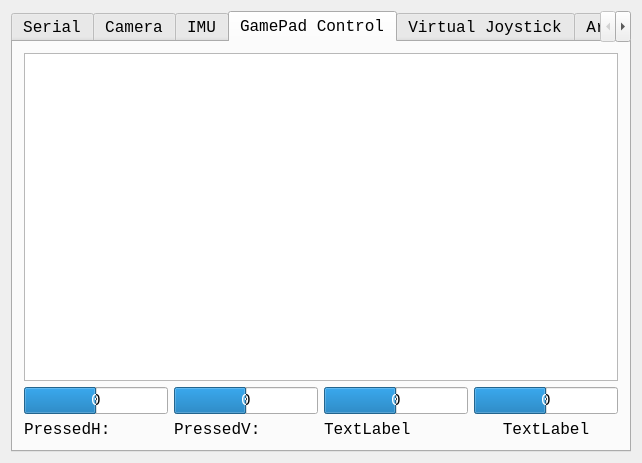
<?xml version="1.0" encoding="UTF-8"?>
<ui version="4.0">
 <class>MainWindow</class>
 <widget class="QMainWindow" name="MainWindow">
  <property name="geometry">
   <rect>
    <x>0</x>
    <y>0</y>
    <width>642</width>
    <height>463</height>
   </rect>
  </property>
  <property name="windowTitle">
   <string>HardwareFullTest</string>
  </property>
  <property name="windowIcon">
   <iconset resource="rs.qrc">
    <normaloff>:/Chip.png</normaloff>:/Chip.png</iconset>
  </property>
  <property name="styleSheet">
   <string notr="true"/>
  </property>
  <widget class="QWidget" name="centralWidget">
   <layout class="QGridLayout" name="gridLayout_2">
    <item row="0" column="0">
     <widget class="QTabWidget" name="tabWidget">
      <property name="font">
       <font>
        <family>Consolas</family>
        <pointsize>12</pointsize>
       </font>
      </property>
      <property name="layoutDirection">
       <enum>Qt::LeftToRight</enum>
      </property>
      <property name="autoFillBackground">
       <bool>false</bool>
      </property>
      <property name="styleSheet">
       <string notr="true"/>
      </property>
      <property name="currentIndex">
       <number>3</number>
      </property>
      <widget class="QWidget" name="tab">
       <attribute name="title">
        <string>Serial</string>
       </attribute>
       <layout class="QGridLayout" name="gridLayout">
        <item row="0" column="1">
         <widget class="QLabel" name="label_7">
          <property name="font">
           <font>
            <family>Consolas</family>
            <pointsize>12</pointsize>
           </font>
          </property>
          <property name="styleSheet">
           <string notr="true"/>
          </property>
          <property name="text">
           <string>Serial Ports</string>
          </property>
          <property name="alignment">
           <set>Qt::AlignCenter</set>
          </property>
         </widget>
        </item>
        <item row="2" column="2">
         <spacer name="horizontalSpacer_2">
          <property name="styleSheet">
           <string>background-color: rgb(255, 255, 255);</string>
          </property>
          <property name="orientation">
           <enum>Qt::Horizontal</enum>
          </property>
          <property name="sizeType">
           <enum>QSizePolicy::Minimum</enum>
          </property>
          <property name="sizeHint" stdset="0">
           <size>
            <width>160</width>
            <height>20</height>
           </size>
          </property>
         </spacer>
        </item>
        <item row="2" column="0">
         <spacer name="horizontalSpacer">
          <property name="styleSheet">
           <string>background-color: rgb(255, 255, 255);</string>
          </property>
          <property name="orientation">
           <enum>Qt::Horizontal</enum>
          </property>
          <property name="sizeType">
           <enum>QSizePolicy::Minimum</enum>
          </property>
          <property name="sizeHint" stdset="0">
           <size>
            <width>160</width>
            <height>20</height>
           </size>
          </property>
         </spacer>
        </item>
        <item row="2" column="1">
         <layout class="QVBoxLayout" name="verticalLayout_3">
          <item>
           <widget class="QComboBox" name="cb_serial">
            <property name="font">
             <font>
              <family>Consolas</family>
              <pointsize>12</pointsize>
             </font>
            </property>
            <property name="styleSheet">
             <string notr="true"/>
            </property>
           </widget>
          </item>
          <item>
           <widget class="QComboBox" name="cb_baudrate">
            <property name="font">
             <font>
              <family>Consolas</family>
              <pointsize>12</pointsize>
             </font>
            </property>
            <property name="styleSheet">
             <string notr="true"/>
            </property>
           </widget>
          </item>
          <item>
           <widget class="QPushButton" name="bt_open">
            <property name="enabled">
             <bool>true</bool>
            </property>
            <property name="font">
             <font>
              <family>Consolas</family>
              <pointsize>12</pointsize>
              <weight>50</weight>
              <bold>false</bold>
             </font>
            </property>
            <property name="styleSheet">
             <string notr="true"/>
            </property>
            <property name="text">
             <string>Open Serial</string>
            </property>
            <property name="autoDefault">
             <bool>false</bool>
            </property>
            <property name="default">
             <bool>true</bool>
            </property>
            <property name="flat">
             <bool>false</bool>
            </property>
           </widget>
          </item>
          <item>
           <widget class="QPushButton" name="bt_close">
            <property name="font">
             <font>
              <family>Consolas</family>
              <pointsize>12</pointsize>
             </font>
            </property>
            <property name="styleSheet">
             <string notr="true"/>
            </property>
            <property name="text">
             <string>Close Serial</string>
            </property>
           </widget>
          </item>
          <item>
           <widget class="QPushButton" name="refresh_bt">
            <property name="font">
             <font>
              <family>Consolas</family>
              <pointsize>12</pointsize>
             </font>
            </property>
            <property name="styleSheet">
             <string notr="true"/>
            </property>
            <property name="text">
             <string>Refresh</string>
            </property>
           </widget>
          </item>
          <item>
           <widget class="QPushButton" name="bt_clear">
            <property name="font">
             <font>
              <family>Consolas</family>
              <pointsize>12</pointsize>
             </font>
            </property>
            <property name="styleSheet">
             <string notr="true"/>
            </property>
            <property name="text">
             <string>Clear</string>
            </property>
           </widget>
          </item>
         </layout>
        </item>
        <item row="1" column="1">
         <widget class="QPlainTextEdit" name="txt_receber">
          <property name="styleSheet">
           <string notr="true">background-color: rgb(255, 255, 255);</string>
          </property>
         </widget>
        </item>
       </layout>
      </widget>
      <widget class="QWidget" name="tab_15">
       <attribute name="title">
        <string>Camera</string>
       </attribute>
      </widget>
      <widget class="QWidget" name="tab_2">
       <attribute name="title">
        <string>IMU</string>
       </attribute>
       <layout class="QHBoxLayout" name="horizontalLayout_2">
        <item>
         <layout class="QVBoxLayout" name="verticalLayout_2">
          <item>
           <widget class="QLabel" name="label_4">
            <property name="text">
             <string>Yaw</string>
            </property>
            <property name="alignment">
             <set>Qt::AlignCenter</set>
            </property>
           </widget>
          </item>
          <item>
           <widget class="QLineEdit" name="tb_yaw_2">
            <property name="sizePolicy">
             <sizepolicy hsizetype="Minimum" vsizetype="Minimum">
              <horstretch>0</horstretch>
              <verstretch>0</verstretch>
             </sizepolicy>
            </property>
            <property name="text">
             <string>0</string>
            </property>
            <property name="alignment">
             <set>Qt::AlignCenter</set>
            </property>
           </widget>
          </item>
          <item>
           <widget class="QLabel" name="label_5">
            <property name="text">
             <string>Pitch</string>
            </property>
            <property name="alignment">
             <set>Qt::AlignCenter</set>
            </property>
           </widget>
          </item>
          <item>
           <widget class="QLineEdit" name="tb_pitch_2">
            <property name="sizePolicy">
             <sizepolicy hsizetype="Minimum" vsizetype="Fixed">
              <horstretch>0</horstretch>
              <verstretch>0</verstretch>
             </sizepolicy>
            </property>
            <property name="text">
             <string>0</string>
            </property>
            <property name="alignment">
             <set>Qt::AlignCenter</set>
            </property>
           </widget>
          </item>
          <item>
           <widget class="QLabel" name="label_6">
            <property name="text">
             <string>Roll</string>
            </property>
            <property name="alignment">
             <set>Qt::AlignCenter</set>
            </property>
           </widget>
          </item>
          <item>
           <widget class="QLineEdit" name="tb_roll_2">
            <property name="sizePolicy">
             <sizepolicy hsizetype="Minimum" vsizetype="Fixed">
              <horstretch>0</horstretch>
              <verstretch>0</verstretch>
             </sizepolicy>
            </property>
            <property name="text">
             <string>0</string>
            </property>
            <property name="alignment">
             <set>Qt::AlignCenter</set>
            </property>
           </widget>
          </item>
          <item>
           <widget class="QPushButton" name="bt_setRot_2">
            <property name="text">
             <string>Set Rotation</string>
            </property>
           </widget>
          </item>
          <item>
           <widget class="QPushButton" name="bt_calibrate">
            <property name="text">
             <string>Calibrate</string>
            </property>
           </widget>
          </item>
          <item>
           <spacer name="verticalSpacer_2">
            <property name="orientation">
             <enum>Qt::Vertical</enum>
            </property>
            <property name="sizeHint" stdset="0">
             <size>
              <width>20</width>
              <height>40</height>
             </size>
            </property>
           </spacer>
          </item>
          <item>
           <widget class="QPushButton" name="pushButton_2">
            <property name="text">
             <string>Quit</string>
            </property>
           </widget>
          </item>
         </layout>
        </item>
        <item>
         <widget class="GLWidget" name="widget" native="true">
          <property name="sizePolicy">
           <sizepolicy hsizetype="Expanding" vsizetype="Expanding">
            <horstretch>0</horstretch>
            <verstretch>0</verstretch>
           </sizepolicy>
          </property>
         </widget>
        </item>
       </layout>
      </widget>
      <widget class="QWidget" name="tab_3">
       <attribute name="title">
        <string>GamePad Control</string>
       </attribute>
       <layout class="QGridLayout" name="gridLayout_3">
        <item row="8" column="0">
         <layout class="QHBoxLayout" name="horizontalLayout_3">
          <item>
           <widget class="QLabel" name="lb_horizontal">
            <property name="text">
             <string>PressedH:</string>
            </property>
           </widget>
          </item>
          <item>
           <widget class="QLabel" name="lb_vertical">
            <property name="text">
             <string>PressedV:</string>
            </property>
           </widget>
          </item>
          <item>
           <widget class="QLabel" name="label">
            <property name="text">
             <string>TextLabel</string>
            </property>
           </widget>
          </item>
          <item>
           <widget class="QLabel" name="serialLB">
            <property name="text">
             <string>TextLabel</string>
            </property>
            <property name="alignment">
             <set>Qt::AlignCenter</set>
            </property>
           </widget>
          </item>
         </layout>
        </item>
        <item row="7" column="0">
         <layout class="QHBoxLayout" name="horizontalLayout">
          <item>
           <widget class="QProgressBar" name="LjoyX">
            <property name="minimum">
             <number>-32767</number>
            </property>
            <property name="maximum">
             <number>32767</number>
            </property>
            <property name="value">
             <number>0</number>
            </property>
            <property name="format">
             <string>%v</string>
            </property>
           </widget>
          </item>
          <item>
           <widget class="QProgressBar" name="LjoyY">
            <property name="minimum">
             <number>-32767</number>
            </property>
            <property name="maximum">
             <number>32767</number>
            </property>
            <property name="value">
             <number>0</number>
            </property>
            <property name="format">
             <string>%v</string>
            </property>
           </widget>
          </item>
          <item>
           <widget class="QProgressBar" name="RjoyX">
            <property name="minimum">
             <number>-32767</number>
            </property>
            <property name="maximum">
             <number>32767</number>
            </property>
            <property name="value">
             <number>0</number>
            </property>
            <property name="format">
             <string>%v</string>
            </property>
           </widget>
          </item>
          <item>
           <widget class="QProgressBar" name="RjoyY">
            <property name="minimum">
             <number>-32767</number>
            </property>
            <property name="maximum">
             <number>32767</number>
            </property>
            <property name="value">
             <number>0</number>
            </property>
            <property name="format">
             <string>%v</string>
            </property>
           </widget>
          </item>
         </layout>
        </item>
        <item row="0" column="0">
         <widget class="QGraphicsView" name="graphicsView">
          <property name="styleSheet">
           <string notr="true">background-image: url(:/Gamepad.png);
background-repeat: no-repeat;
background-position: center;
</string>
          </property>
         </widget>
        </item>
       </layout>
      </widget>
      <widget class="QWidget" name="tab_4">
       <attribute name="title">
        <string>Virtual Joystick</string>
       </attribute>
       <layout class="QGridLayout" name="gridLayout_4">
        <item row="0" column="0">
         <widget class="QGraphicsView" name="graphicsViewJoy">
          <property name="sizePolicy">
           <sizepolicy hsizetype="Expanding" vsizetype="Expanding">
            <horstretch>0</horstretch>
            <verstretch>0</verstretch>
           </sizepolicy>
          </property>
          <property name="maximumSize">
           <size>
            <width>350</width>
            <height>360</height>
           </size>
          </property>
          <property name="styleSheet">
           <string notr="true">border-image: url(:/joy.png) 0 0 0 0 stretch stretch;
border-width: 1px black solid;</string>
          </property>
         </widget>
        </item>
        <item row="1" column="0">
         <layout class="QHBoxLayout" name="horizontalLayout_4">
          <item>
           <widget class="QLabel" name="lb_values">
            <property name="text">
             <string>0;0</string>
            </property>
            <property name="alignment">
             <set>Qt::AlignCenter</set>
            </property>
           </widget>
          </item>
         </layout>
        </item>
        <item row="0" column="1" rowspan="2">
         <layout class="QVBoxLayout" name="verticalLayout">
          <item>
           <widget class="QSlider" name="verticalSliderKick">
            <property name="sizePolicy">
             <sizepolicy hsizetype="Fixed" vsizetype="Expanding">
              <horstretch>0</horstretch>
              <verstretch>0</verstretch>
             </sizepolicy>
            </property>
            <property name="orientation">
             <enum>Qt::Vertical</enum>
            </property>
            <property name="tickPosition">
             <enum>QSlider::TicksBelow</enum>
            </property>
           </widget>
          </item>
          <item>
           <widget class="QLabel" name="lb_kick">
            <property name="sizePolicy">
             <sizepolicy hsizetype="Preferred" vsizetype="Preferred">
              <horstretch>0</horstretch>
              <verstretch>0</verstretch>
             </sizepolicy>
            </property>
            <property name="text">
             <string>0%</string>
            </property>
            <property name="alignment">
             <set>Qt::AlignLeading|Qt::AlignLeft|Qt::AlignVCenter</set>
            </property>
           </widget>
          </item>
          <item>
           <widget class="QPushButton" name="bt_kickV">
            <property name="sizePolicy">
             <sizepolicy hsizetype="Fixed" vsizetype="Minimum">
              <horstretch>0</horstretch>
              <verstretch>0</verstretch>
             </sizepolicy>
            </property>
            <property name="text">
             <string>Vertical Kick</string>
            </property>
           </widget>
          </item>
          <item>
           <widget class="QPushButton" name="bt_kickH">
            <property name="sizePolicy">
             <sizepolicy hsizetype="Fixed" vsizetype="Minimum">
              <horstretch>0</horstretch>
              <verstretch>0</verstretch>
             </sizepolicy>
            </property>
            <property name="text">
             <string>Horizontal Kick</string>
            </property>
           </widget>
          </item>
         </layout>
        </item>
       </layout>
      </widget>
      <widget class="QWidget" name="tab_5">
       <attribute name="title">
        <string>Arduino Code</string>
       </attribute>
       <layout class="QGridLayout" name="gridLayout_5">
        <item row="1" column="0">
         <widget class="QPushButton" name="bt_copiar">
          <property name="text">
           <string>Gerar Codigo</string>
          </property>
         </widget>
        </item>
        <item row="0" column="0">
         <widget class="QTabWidget" name="tabCode">
          <property name="currentIndex">
           <number>0</number>
          </property>
          <widget class="QWidget" name="tab_6">
           <attribute name="title">
            <string>Arduino V1</string>
           </attribute>
           <layout class="QGridLayout" name="gridLayout_6">
            <item row="0" column="0">
             <widget class="QPlainTextEdit" name="codeArduino">
              <property name="readOnly">
               <bool>true</bool>
              </property>
             </widget>
            </item>
           </layout>
          </widget>
          <widget class="QWidget" name="tab_10">
           <attribute name="title">
            <string>Ir</string>
           </attribute>
           <layout class="QGridLayout" name="gridLayout_10">
            <item row="0" column="0">
             <widget class="QPlainTextEdit" name="codeIr">
              <property name="readOnly">
               <bool>true</bool>
              </property>
             </widget>
            </item>
           </layout>
          </widget>
         </widget>
        </item>
       </layout>
      </widget>
      <widget class="QWidget" name="tab_16">
       <attribute name="title">
        <string>Bibiliotecas Tutorial</string>
       </attribute>
       <layout class="QGridLayout" name="gridLayout_15">
        <item row="0" column="0">
         <widget class="QTabWidget" name="tabWidget_2">
          <property name="currentIndex">
           <number>1</number>
          </property>
          <widget class="QWidget" name="tab_17">
           <attribute name="title">
            <string>Windows</string>
           </attribute>
           <layout class="QGridLayout" name="gridLayout_16">
            <item row="0" column="0">
             <widget class="QPlainTextEdit" name="plainTextEdit">
              <property name="readOnly">
               <bool>true</bool>
              </property>
              <property name="plainText">
               <string>Neste Software são usadas duas Bibiolitecas (extra QT 5.3.2).

São elas:

SDL -Simple DirectMedia Layer é uma biblioteca multimídia livre e de código aberto, multiplataforma, escrito em C que representa uma interface simples para gráficos, som, e dispositivos de entrada de várias plataformas. (Usada para o reconhecimento de qualquer GAMEPAD)
 
GLUT-GLUT (OpenGL Utility Toolkit) é uma biblioteca de funcionalidades para OpenGL cujo principal objetivo é a abstração do sistema operacional fazendo com que os aplicativos sejam multiplataforma. (Usada para desenhar em 3D o robô para melhor visualização dos dados adiquiridos do IMU)

Para que funcionem correctamente com o compilador do WINDOWS é necessário que estejam declaradas no .pro deste projecto e que estejam disponiveis no seguinte caminho: 

LIBS += -L&quot;C:\Users\Helder\Documents\QtProjetcts\GLUT&quot; \
        -lglut32

LIBS += -L&quot;C:\Users\Helder\Documents\QtProjetcts\SDL\x86&quot; \
        -lSDL2

(Sendo este um caminho absoluto, é necessário ser alterado sempre que o codigo seja compilado num outro PC)

Ambas as bibliotecas podem ser encontradas online, ou na pasta de instalação deste programa em formato ZIP.

Para além disto é necessário incluir os .h das respectivas bibliotecas, (que se encontram nesse mesmo ZIP dentro da pasta &quot;include&quot;), devem então ser adicionados ao compilador em uso, por exemplo em: &quot;C:\Qt\5.3\mingw482_32\include&quot;


</string>
              </property>
             </widget>
            </item>
           </layout>
          </widget>
          <widget class="QWidget" name="tab_18">
           <attribute name="title">
            <string>Linux</string>
           </attribute>
           <layout class="QGridLayout" name="gridLayout_7">
            <item row="0" column="0">
             <widget class="QPlainTextEdit" name="plainTextEdit_2">
              <property name="plainText">
               <string>Neste Software são usadas duas Bibiolitecas (extra QT 5.3.2).

São elas:

SDL -Simple DirectMedia Layer é uma biblioteca multimídia livre e de código aberto, multiplataforma, escrito em C que representa uma interface simples para gráficos, som, e dispositivos de entrada de várias plataformas. (Usada para o reconhecimento de qualquer GAMEPAD)
 
GLUT-GLUT (OpenGL Utility Toolkit) é uma biblioteca de funcionalidades para OpenGL cujo principal objetivo é a abstração do sistema operacional fazendo com que os aplicativos sejam multiplataforma. (Usada para desenhar em 3D o robô para melhor visualização dos dados adiquiridos do IMU)

Para que funcionem correctamente com o Ubuntu é necessário que estejam declaradas no .pro deste projecto e que estejam disponiveis no seguinte caminho: 

LIBS += -L&quot;/home/code/Documents/LIBS/SDL&quot; \
        -lSDL2

LIBS += -L&quot;/home/code/Documents/LIBS/GLUT&quot; \
        -lglut -lGLU -lGL

(Sendo este um caminho absoluto, é necessário ser alterado sempre que o codigo seja compilado num outro PC)

Ambas as bibliotecas podem ser encontradas online, ou na pasta de instalação deste programa em formato tar.gz.




</string>
              </property>
             </widget>
            </item>
           </layout>
          </widget>
         </widget>
        </item>
       </layout>
      </widget>
     </widget>
    </item>
   </layout>
  </widget>
 </widget>
 <layoutdefault spacing="6" margin="11"/>
 <customwidgets>
  <customwidget>
   <class>GLWidget</class>
   <extends>QWidget</extends>
   <header>glwidget.h</header>
   <container>1</container>
  </customwidget>
 </customwidgets>
 <resources>
  <include location="rs.qrc"/>
 </resources>
 <connections>
  <connection>
   <sender>pushButton_2</sender>
   <signal>clicked()</signal>
   <receiver>MainWindow</receiver>
   <slot>close()</slot>
   <hints>
    <hint type="sourcelabel">
     <x>114</x>
     <y>439</y>
    </hint>
    <hint type="destinationlabel">
     <x>204</x>
     <y>448</y>
    </hint>
   </hints>
  </connection>
 </connections>
</ui>
